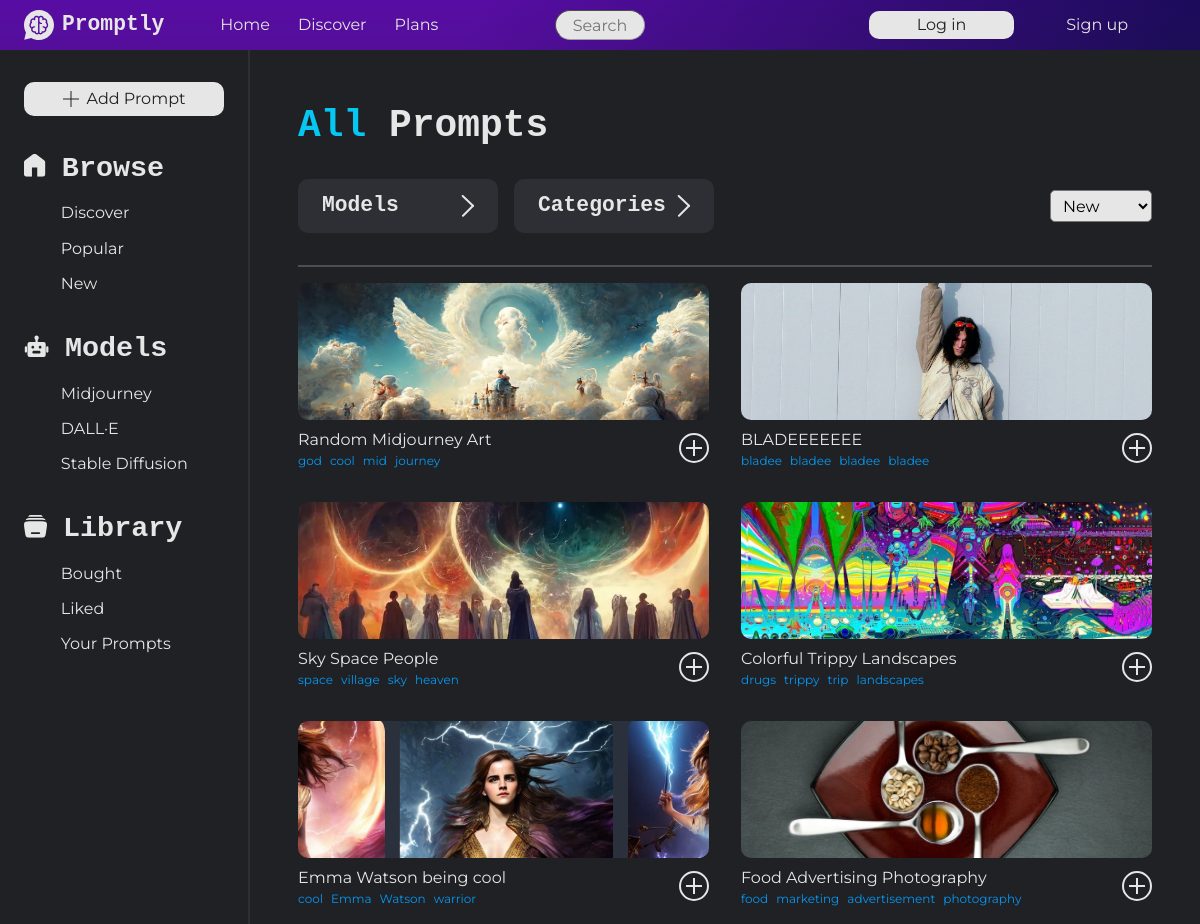
/all-prompts.php, run on an earlier commit of the app's database.
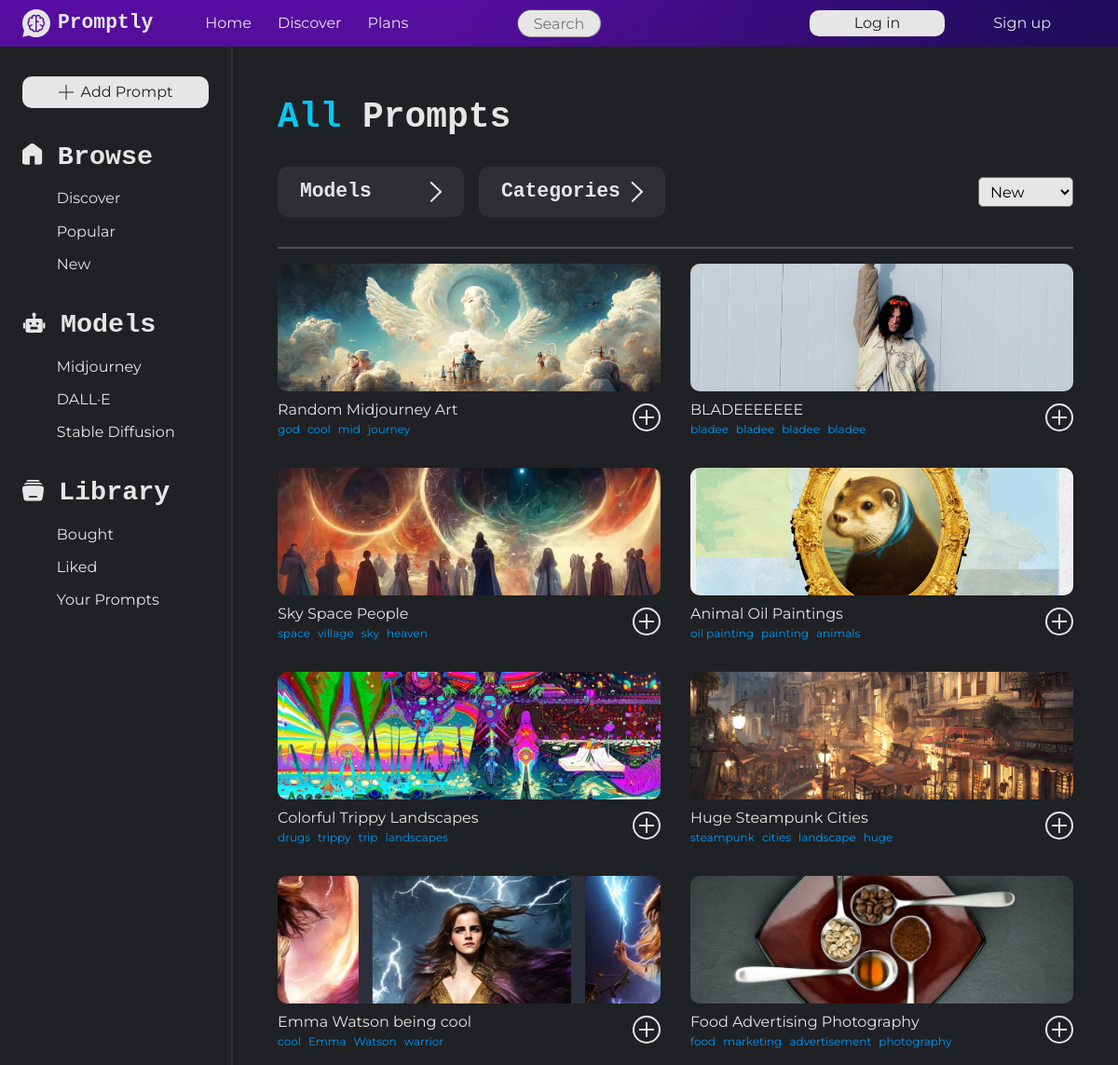
And on a later commit of the database.
### tables this page shows
CREATE TABLE `ai_models` (
  `id` int(11) NOT NULL,
  `name` varchar(50) NOT NULL,
  `description` varchar(300) NOT NULL,
  `versions` text NOT NULL,
  `icon` varchar(300) NOT NULL
);

CREATE TABLE `prompts` (
  `id` int(11) NOT NULL,
  `title` varchar(70) NOT NULL,
  `description` varchar(500) NOT NULL,
  `tags` text NOT NULL,
  `prompt` text NOT NULL,
  `prompt_instructions` text NOT NULL,
  `word_count` int(11) NOT NULL,
  `author_id` int(11) NOT NULL,
  `model_id` int(11) NOT NULL,
  `model_version` varchar(30) NOT NULL,
  `header_image` varchar(300) NOT NULL,
  `example_image1` varchar(300) NOT NULL,
  `example_image2` varchar(300) DEFAULT NULL,
  `example_image3` varchar(300) DEFAULT NULL,
  `example_image4` varchar(300) DEFAULT NULL,
  `date_created` datetime NOT NULL DEFAULT current_timestamp(),
  `views` int(11) NOT NULL DEFAULT 0,
  `free` tinyint(1) NOT NULL DEFAULT 0,
  `approved` tinyint(1) NOT NULL DEFAULT 0
);

### classes/Prompt.php (called while the page is built, shortened)
<?php
class Prompt
{
    private $modelIds = null;
    private $categoryIds = null;
    public function getPrompts (string $order = "new", int $page = 1): array
    {
        $limit = 20;
        $offset = ($page - 1) * $limit;
        switch ($order) {
            default:
                $sqlOrder = " ORDER BY prompts.date_created DESC";
                break;
        }
        if ($this->categoryIds != null) {
            $categoryIn = implode(",", $this->categoryIds);
        } else {
            $categoryIn = "category_prompt.category_id";
        }
        if ($this->modelIds != null) {
            $modelIn = implode(",", $this->modelIds);
        } else {
            $modelIn = "prompts.model_id";
        }
        $sql = "SELECT prompts.*
                FROM prompts
                JOIN category_prompt ON prompts.id = category_prompt.prompt_id
                WHERE prompts.approved = 1
                AND prompts.model_id IN (" . $modelIn . ")
                AND category_prompt.category_id IN (" . $categoryIn . ")
                GROUP BY prompts.id"
                . $sqlOrder .
                " LIMIT :limit OFFSET :offset";
        $PDO = Database::getInstance();
        $stmt = $PDO->prepare($sql);
        $stmt->bindValue(":limit", $limit, PDO::PARAM_INT);
        $stmt->bindValue(":offset", $offset, PDO::PARAM_INT);
        $stmt->execute();
        return $stmt->fetchAll(PDO::FETCH_ASSOC);
    }
    public static function getAllModels()
    {
        $PDO = Database::getInstance();
        $stmt = $PDO->query("select * from ai_models");
        $stmt->execute();
        return $stmt->fetchAll(PDO::FETCH_ASSOC);
    }
}

### all-prompts.php (the view, shortened to what this page needs)
<?php
include_once(__DIR__ . "/classes/Prompt.php");
$prompt = new Prompt();
if (!empty($_GET['order'])) {
    $order = $_GET['order'];
} else {
    $order = '';
}
$prompts = $prompt->getPrompts($order);
$models = Prompt::getAllModels();
?><!DOCTYPE html>
<html lang="en">
<head>
    <link rel="stylesheet" href="css/main.css">
    <link rel="stylesheet" href="css/platform.css">
</head>
<body>
    <?php include_once(__DIR__ . "/partials/nav.inc.php"); ?>
    <main>
        <?php include_once(__DIR__ . "/partials/aside.inc.php"); ?>
        <div style="padding: 0 3rem">
            <header id="all-prompts-header">
                <h1><span class="blue-text">All</span> Prompts</h1>
                <form action="" method="GET" id="all-prompts-form">
                    <div>
                        <div id="filter-btn-container">
                            <a data-filterBtn="models" href="#" class="filter-btn button">
                                <h3>Models</h3>
                                <img src="assets/images/site/arrow-right.svg" alt="Arrow right">
                            </a>
                            <a data-filterBtn="categories" href="#" class="filter-btn button">
                                <h3>Categories</h3>
                                <img src="assets/images/site/arrow-right.svg" alt="Arrow right">
                            </a>
                        </div>
                        <?php if (empty($_GET['categories']) && empty($_GET['models'])) : ?>
                            <select name="order" id="order" onchange="this.form.submit()">
                                <option value="new" <?php if (isset($_GET['order']) && $_GET['order'] == 'new') echo 'selected'; ?>>New</option>
                            </select>
                        <?php endif; ?>
                    </div>
                </form>
            </header>
            <hr class="grey-hr">
            <section aria-label="Prompt list" id="all-prompts-list">
                <?php foreach ($prompts as $prompt) : ?>
                    <?php
                        $promptTags = json_decode($prompt['tags'], true);
                    ?>
                    <div>
                        <a href="prompt?id=<?php echo $prompt['id']; ?>" class="prompt-card-header" style="background-image: url(<?php echo $prompt['header_image']; ?>)">
                        </a>
                        <div class="prompt-card-body">
                            <div class="prompt-card-body-left">
                                <a class="white-a" href="prompt?id=<?php echo $prompt['id']; ?>"><?php echo $prompt['title']; ?></a>
                                <small class="prompt-card-tags">
                                    <?php for ($i = 0; $i < 4 && isset($promptTags[$i]); ++$i) : ?>
                                        <span><?php echo $promptTags[$i]; ?></span>
                                    <?php endfor; ?>
                                </small>
                            </div>
                            <a href="#" class="button prompt-card-get-btn">
                                <img src="assets/images/site/plus-circle-icon.svg" alt="Get Prompt">
                            </a>
                        </div>
                    </div>
                <?php endforeach; ?>
            </section>
        </div>
    </main>
</body>
</html>

### partials/nav.inc.php (shortened to what this page needs)
<nav id="primary-nav">
    <div class="logo-ul-container">
        <div class="logo-container">
            <img src="<?php echo __ROOT__; ?>assets/images/site/promptly-logo.svg" alt="Logo">
            <h3>Promptly</h3>
        </div>
        <ul aria-label="Primary navigation" id="nav-ul" class="hamburg-transform">
            <li><a class="white-a" href="<?php echo __ROOT__; ?>index">Home</a></li>
            <li><a class="white-a" href="<?php echo __ROOT__; ?>discover">Discover</a></li>
            <li><a class="white-a" href="<?php echo __ROOT__; ?>plans">Plans</a></li>
            <li id="search-bar-li"><input aria-label="Search bar" class="search-bar" type="text" placeholder="Search"></li>
        </ul>
    </div>
    <div class="account-nav" aria-label="Account navigation">
        <?php if (isset($_SESSION['loggedIn']) && $_SESSION['loggedIn'] === true) : ?>
            <p class="credits hide-media-query">95 credits</p>
            <div style="position: relative;">
                <div class="white-a profile-a">
                    <span class="hide-media-query"><?php echo htmlspecialchars($_SESSION['username']); ?></span>
                    <figure style="background-image: url(<?php echo __ROOT__ . htmlspecialchars($_SESSION['profile-pic']); ?>);"></figure>
                </div>
                <div id="account-nav-hitbox-login">
                    <ul id="account-nav-login" aria-label="Account navigation list">
                        <li><a class="white-a" href="<?php echo __ROOT__; ?>profile?id=<?php echo $_SESSION['userId']; ?>">Your profile</a></li>
                        <li><a class="white-a" href="<?php echo __ROOT__; ?>settings">Settings</a></li>
                        <li id="account-nav-logout"><a class="white-a" href="<?php echo __ROOT__; ?>logout">Log out</a></li>
                    </ul>
                </div>
            </div>
            <figure class="vertical-line hide-media-query"></figure>
            <a class="white-a hide-media-query" href="<?php echo __ROOT__; ?>logout">Log out</a>
        <?php else : ?>
            <div id="account-nav-hitbox">
                <ul id="account-nav" aria-label="Account navigation list">
                    <li><a class="button primary-btn-white" id="primary-btn-nav" href="<?php echo __ROOT__; ?>login">Log in</a></li>
                    <li><a class="secondary-btn-white white-a" href="<?php echo __ROOT__; ?>register">Sign up</a></li>
                </ul>
            </div>
        <?php endif; ?>
    </div>
</nav>
<div id="nav-place-filler"></div>

### partials/aside.inc.php
<?php
include_once($_SERVER['DOCUMENT_ROOT'] . __ROOT__ . 'classes/Prompt.php');
$models = Prompt::getAllModels();
?><aside>
    <nav aria-label="Platform/tab navigator" id="aside-nav">
        <a class="button primary-btn-white" href="<?php echo __ROOT__; ?>tools/add-prompt">
            <img src="<?php echo __ROOT__; ?>/assets/images/site/plus-icon.svg" alt="Icon of a plus">
            <span>Add Prompt</span>
        </a>
        <div>
            <a href="<?php echo __ROOT__; ?>discover" class="aside-title">
                <img src="<?php echo __ROOT__ ;?>/assets/images/site/home-icon.svg" alt="Home icon">
                <h2>Browse</h2>
            </a>
            <ul class="aside-ul">
                <li><a href="<?php echo __ROOT__; ?>discover">Discover</a></li>
                <li><a href="<?php echo __ROOT__; ?>all-prompts?order=popular">Popular</a></li>
                <li><a href="<?php echo __ROOT__; ?>all-prompts?order=new">New</a></li>
            </ul>
        </div>
        <div id="aside-models">
            <div class="aside-title">
                <img src="<?php echo __ROOT__ ;?>/assets/images/site/robot-icon.svg" alt="Model icon">
                <h2>Models</h2>
            </div>
            <ul class="aside-ul">
                <?php foreach ($models as $model) : ?>
                    <li><a href="<?php echo __ROOT__; ?>all-prompts?models=<?php echo $model['id']; ?>"><?php echo $model['name']; ?></a></li>
                <?php endforeach; ?>
            </ul>
        </div>
        <div>
            <a href="#" class="aside-title">
                <img src="<?php echo __ROOT__ ;?>/assets/images/site/library-icon.svg" alt="Library icon">
                <h2>Library</h2>
            </a>
            <ul class="aside-ul">
                <li><a href="#">Bought</a></li>
                <li><a href="#">Liked</a></li>
                <li><a href="#">Your Prompts</a></li>
            </ul>
        </div>
    </nav>
</aside>
<div id="aside-placeholder"></div>

### css/main.css (style rules this page uses)
:root { --dark-grey: #202124; --purple: #6F04D9; --dark-blue: #1B0273; --medium-blue: #3866F2; --light-medium-blue: #0597F2; --light-blue: #05C7F2; --off-white: #E6E6E6; --grey-1: #A0A0A0; --grey-2: #2E2F34; --grey-3: #4E4E4E; --red: rgb(196, 2, 2); --green: rgb(29, 124, 29); --blue-purple-gradient: linear-gradient(90.77deg, #05C7F2 0%, #953CEE 100%); --purple-gradient: linear-gradient(105.4deg, #6F04D9 39.2%, #1B0273 97.9%); --small-size: 0.75rem; --body-size: 1rem; --h3-size: 1.333rem; --h2-size: 1.777rem; --h1-size: 2.369rem; --large-size: 3.157rem; --very-large-size: 4.209rem; }
html, body { min-height: 100vh; background-color: var(--dark-grey); }
body { color: var(--off-white); }
p, small, figcaption, a, span, label, input, textarea, select, option, legend { font-family: "Montserrat", sans-serif; font-weight: 400; }
h1, h2, h3, h1 > span, h2 > span, h3 > span { font-family: "Lekton", monospace; font-weight: bold; }
small, figcaption { font-size: var(--small-size); }
input, select, option { font-size: var(--body-size); }
h3 { font-size: var(--h3-size); }
h2 { font-size: var(--h2-size); }
h1 { font-size: var(--h1-size); }
input[type="text"], input[type="password"] { display: block; font-size: var(--body-size); background-color: white; padding: 0.5rem 1rem; width: 100%; border-radius: 5px; border-color: var(--grey-1); border-width: 1px; }
a { color: var(--off-white); text-decoration: none; }
a > img { display: inline-block; }
a:has(img) { display: flex; align-items: center; justify-content: center; gap: 0.5rem }
.logo-container { display: flex; align-items: center; gap: 0.5rem; }
.logo-container > img { height: 50px; }
nav .logo-container > img { height: 30px; }
.primary-btn-white { padding: 0.3rem 1rem; text-align: center; cursor: pointer; text-decoration: none; color: var(--dark-grey); background-color: var(--off-white); border-radius: 10px; border: none; }
.secondary-btn-white { padding: 0.2rem 3rem; cursor: pointer; text-decoration: none; color: var(--off-white); }
#primary-btn-nav { border-radius: 10px; padding: 0.1rem 3rem; }
.button { transition: transform 100ms; }
#primary-nav { background: linear-gradient(180deg, rgba(32, 33, 36, 0) -561%, rgba(32, 33, 36, 0.35) 100%), linear-gradient(105.4deg, #6F04D9 39.2%, #1B0273 97.9%); height: 50px; padding: 0 1.5rem; display: flex; justify-content: space-between; align-items: center; position: fixed; z-index: 9999; width: 100%; }
#primary-nav ul { list-style: none; padding-left: 0; }
#primary-nav li { display: inline-block; margin-left: 1.5rem; }
.logo-ul-container { display: flex; align-items: center; gap: 2rem; }
.search-bar { background-color: var(--off-white) !important; max-width: 400px; max-height: 30px; pointer-events: auto; text-align: center; justify-self: center; border-radius: 100px !important; transition: width 300ms; }
#search-bar-li { display: flex !important; justify-content: center; align-items: center; position: absolute; width: 100%; height: 50px; left: 0; top: 0; margin: 0 !important; pointer-events: none; }
.blue-text { color: var(--light-blue); }
.white-a { color: var(--off-white); text-decoration: none; }
.account-nav { justify-self: end; display: flex; align-items: center; gap: 0.5rem; }
#nav-place-filler { height: 50px; display: block; }
#account-nav { height: 50px; }
#account-nav li { height: 100%; margin: 0; display: inline-flex; align-items: center; }
@media screen and (max-width: 1300px) { .search-bar { width: 90px !important; } }
*, *::before, *::after { box-sizing: border-box; }
* { margin: 0; }
body { line-height: 1.5; -webkit-font-smoothing: antialiased; }
img, picture, video, canvas, svg { display: block; max-width: 100%; }
p, h1, h2, h3, h4, h5, h6 { overflow-wrap: break-word; }

What changed in the data, as far as the page shows it:
now on this page (row edited): prompts: header_image (picture), title "Animal Oil Paintings", tags "oil painting", tags "painting", tags "animals"
now on this page (row edited): prompts: header_image (picture), title "Huge Steampunk Cities", tags "steampunk", tags "cities", tags "landscape", tags "huge"
